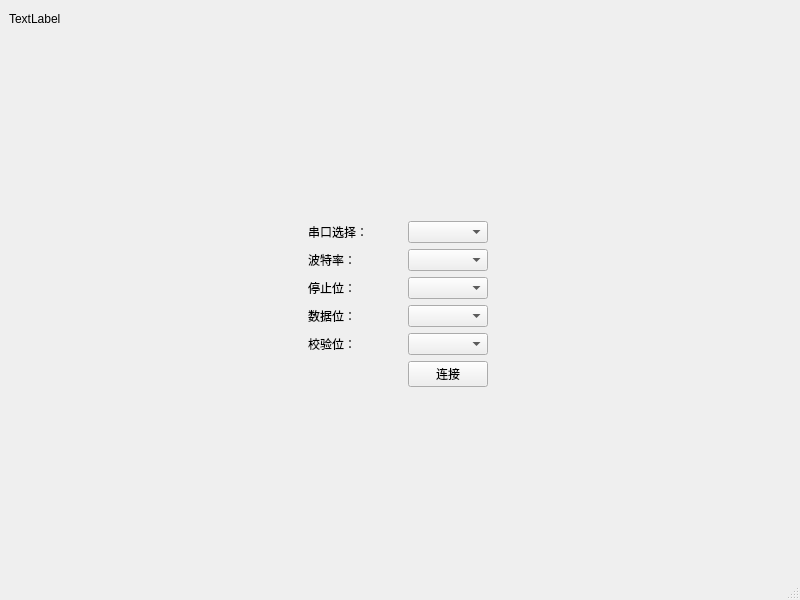
<?xml version="1.0" encoding="UTF-8"?>
<ui version="4.0">
 <class>Driver</class>
 <widget class="QMainWindow" name="Driver">
  <property name="geometry">
   <rect>
    <x>0</x>
    <y>0</y>
    <width>800</width>
    <height>600</height>
   </rect>
  </property>
  <property name="windowTitle">
   <string>MainWindow</string>
  </property>
  <widget class="QWidget" name="centralwidget">
   <layout class="QGridLayout" name="gridLayout_2">
    <item row="0" column="0">
     <widget class="QLabel" name="datetime_lab">
      <property name="text">
       <string>TextLabel</string>
      </property>
     </widget>
    </item>
    <item row="0" column="1">
     <spacer name="horizontalSpacer_5">
      <property name="orientation">
       <enum>Qt::Orientation::Horizontal</enum>
      </property>
      <property name="sizeHint" stdset="0">
       <size>
        <width>212</width>
        <height>20</height>
       </size>
      </property>
     </spacer>
    </item>
    <item row="0" column="2" rowspan="2">
     <spacer name="verticalSpacer_2">
      <property name="orientation">
       <enum>Qt::Orientation::Vertical</enum>
      </property>
      <property name="sizeHint" stdset="0">
       <size>
        <width>20</width>
        <height>174</height>
       </size>
      </property>
     </spacer>
    </item>
    <item row="1" column="0">
     <spacer name="verticalSpacer_3">
      <property name="orientation">
       <enum>Qt::Orientation::Vertical</enum>
      </property>
      <property name="sizeHint" stdset="0">
       <size>
        <width>20</width>
        <height>145</height>
       </size>
      </property>
     </spacer>
    </item>
    <item row="2" column="0" colspan="2">
     <spacer name="horizontalSpacer">
      <property name="orientation">
       <enum>Qt::Orientation::Horizontal</enum>
      </property>
      <property name="sizeHint" stdset="0">
       <size>
        <width>271</width>
        <height>20</height>
       </size>
      </property>
     </spacer>
    </item>
    <item row="2" column="2" rowspan="2">
     <widget class="QWidget" name="widget" native="true">
      <layout class="QGridLayout" name="gridLayout">
       <item row="0" column="0" colspan="2">
        <widget class="QLabel" name="label">
         <property name="text">
          <string>串口选择：</string>
         </property>
        </widget>
       </item>
       <item row="0" column="2">
        <widget class="QComboBox" name="ports_cmb"/>
       </item>
       <item row="1" column="0">
        <widget class="QLabel" name="label_2">
         <property name="text">
          <string>波特率：</string>
         </property>
        </widget>
       </item>
       <item row="1" column="2">
        <widget class="QComboBox" name="baudrate_cmb"/>
       </item>
       <item row="2" column="0">
        <widget class="QLabel" name="label_3">
         <property name="text">
          <string>停止位：</string>
         </property>
        </widget>
       </item>
       <item row="2" column="2">
        <widget class="QComboBox" name="stopbit_cmb"/>
       </item>
       <item row="3" column="0">
        <widget class="QLabel" name="label_4">
         <property name="text">
          <string>数据位：</string>
         </property>
        </widget>
       </item>
       <item row="3" column="2">
        <widget class="QComboBox" name="databit_cmb"/>
       </item>
       <item row="4" column="0">
        <widget class="QLabel" name="label_5">
         <property name="text">
          <string>校验位：</string>
         </property>
        </widget>
       </item>
       <item row="4" column="2">
        <widget class="QComboBox" name="parity_cmb"/>
       </item>
       <item row="5" column="1">
        <spacer name="horizontalSpacer_3">
         <property name="orientation">
          <enum>Qt::Orientation::Horizontal</enum>
         </property>
         <property name="sizeHint" stdset="0">
          <size>
           <width>40</width>
           <height>20</height>
          </size>
         </property>
        </spacer>
       </item>
       <item row="5" column="2">
        <widget class="QPushButton" name="link_btn">
         <property name="text">
          <string>连接</string>
         </property>
        </widget>
       </item>
       <item row="5" column="3">
        <spacer name="horizontalSpacer_4">
         <property name="orientation">
          <enum>Qt::Orientation::Horizontal</enum>
         </property>
         <property name="sizeHint" stdset="0">
          <size>
           <width>40</width>
           <height>20</height>
          </size>
         </property>
        </spacer>
       </item>
      </layout>
     </widget>
    </item>
    <item row="3" column="3">
     <spacer name="horizontalSpacer_2">
      <property name="orientation">
       <enum>Qt::Orientation::Horizontal</enum>
      </property>
      <property name="sizeHint" stdset="0">
       <size>
        <width>254</width>
        <height>20</height>
       </size>
      </property>
     </spacer>
    </item>
    <item row="4" column="2">
     <spacer name="verticalSpacer">
      <property name="orientation">
       <enum>Qt::Orientation::Vertical</enum>
      </property>
      <property name="sizeHint" stdset="0">
       <size>
        <width>20</width>
        <height>173</height>
       </size>
      </property>
     </spacer>
    </item>
   </layout>
  </widget>
  <widget class="QMenuBar" name="menubar">
   <property name="geometry">
    <rect>
     <x>0</x>
     <y>0</y>
     <width>800</width>
     <height>21</height>
    </rect>
   </property>
  </widget>
  <widget class="QStatusBar" name="statusbar"/>
 </widget>
 <resources/>
 <connections/>
</ui>
